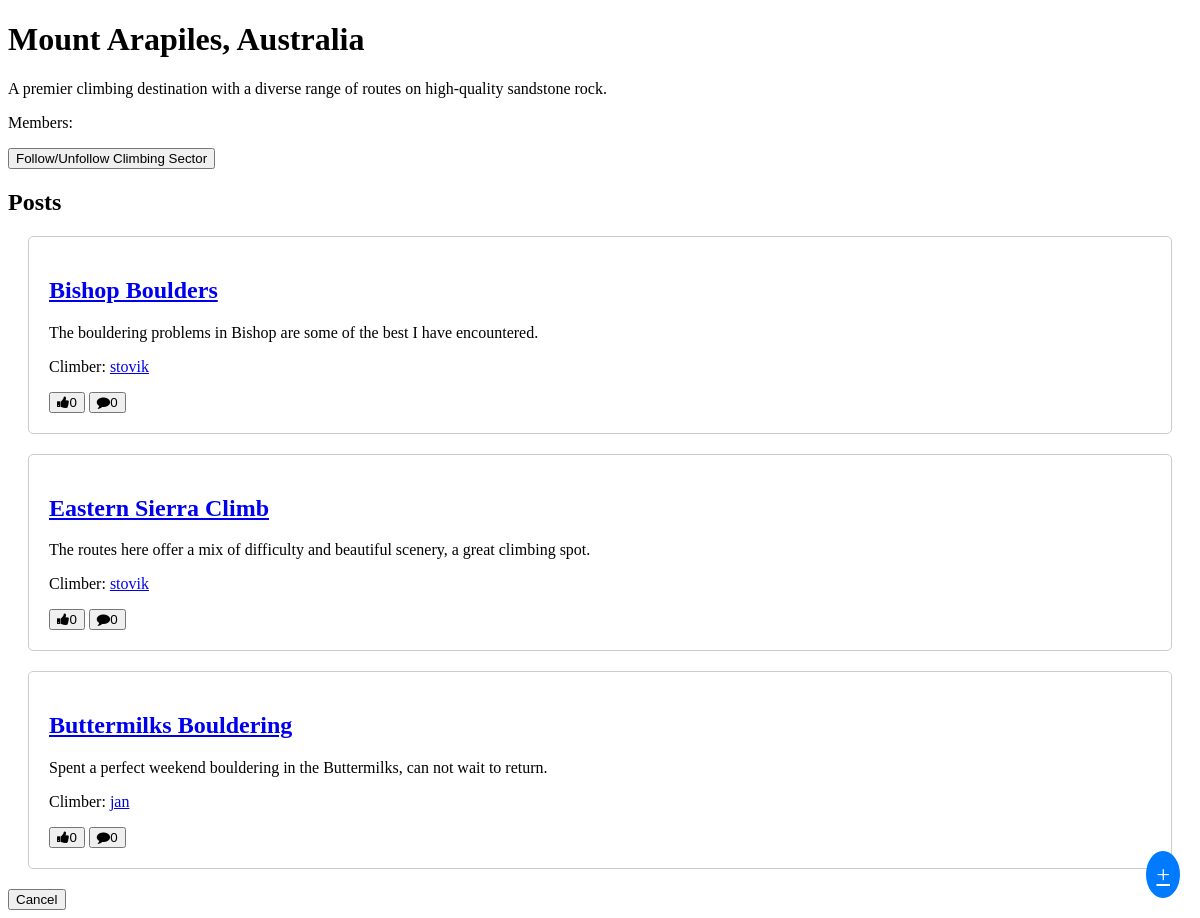
The page /thread/7 on the database its author committed.
### tables this page shows
CREATE TABLE threats (
    id INTEGER PRIMARY KEY,
    name TEXT,
    description TEXT
);

CREATE TABLE posts (
    id INTEGER PRIMARY KEY,
    title TEXT,
    body TEXT,
    created_at TIMESTAMP DEFAULT CURRENT_TIMESTAMP,
    likes INT DEFAULT 0,
    user_id INT,
    threat_id INT,
    comments INT DEFAULT 0,
    image_path TEXT,
    FOREIGN KEY (user_id) REFERENCES users(id),
    FOREIGN KEY (threat_id) REFERENCES threats(id)

);

CREATE TABLE users (
    id INTEGER PRIMARY KEY,
    username TEXT,
    email TEXT,
    password TEXT
);

### app.py (the view)
@app.route('/thread/<thread_id>')
def thread(thread_id):
    db = DatabaseWorker('database.db')
    thread = db.search(f"SELECT * FROM threats WHERE id={thread_id}")
    posts = db.search(f"SELECT posts.*, users.username FROM posts JOIN users ON posts.user_id = users.id WHERE posts.threat_id={thread_id}", multiple=True)
    members = db.search(f"SELECT users.username FROM memberships JOIN users ON memberships.user_id = users.id WHERE threat_id={thread_id}", multiple=True)
    members = ", ".join([m[0] for m in members])
    posts.reverse()
    return render_template('thread.html', thread=thread, posts=posts, members=members)

### database_worker.py (called while the page is built)
    def search(self, query, multiple=False):
        result = self.cursor.execute(query)
        if multiple:
            return result.fetchall() # returns multiple valuses in a list
        else:
            return result.fetchone() # returns a singele value

### templates/thread.html (shortened to what this page needs)
<!DOCTYPE html>
<html>
<head>
    <link rel="stylesheet" href="https://cdn.jsdelivr.net/npm/cirrus-ui/dist/cirrus.min.css">
    <link rel="stylesheet" href="/static/style.css">
    <link rel="stylesheet" href="https://cdnjs.cloudflare.com/ajax/libs/font-awesome/4.7.0/css/font-awesome.min.css">
</head>
<body>
    <h1>{{ thread[1] }}</h1>
    <div>{{ thread[2] }}</div>
    <p>Members: {{ members }}</p>
    <button type="button" class="btn-light" onclick="window.location.href='/follow/thread/{{ thread[0] }}'">Follow/Unfollow Climbing Sector</button>
    <h2>Posts</h2>
    {% for post in posts %}
    <div class="post">
        <h2><a href="/post/{{ post[0] }}">{{ post[1] }}</a></h2>
        <p>{{ post[2] }}</p>
        <p>Climber: <a href="/profile/{{ post[5] }}">{{ post[9] }}</a></p>
        <button type="button" class="btn-transparent" onclick="window.location.href='/like/{{ post[0] }}'"><i class="fa fa-thumbs-up"></i>{{ post[4] }}</button>
        <button type="button" class="btn-transparent"><i class="fa fa-comment"></i>{{ post[7] }}</button>
    </div>
    {% endfor %}
    <button type="button" class="cancelbtn" onclick="window.location.href='/home'">Cancel</button>
    <a href="/create" class="create-button">+</a>
</body>
</html>

### static/style.css (style rules this page uses)
.create-button { position: fixed; bottom: 20px; right: 20px; font-size: 24px; padding: 10px; border-radius: 50%; background-color: #007bff; color: white; text-align: center; }
.post { margin: 20px; padding: 20px; border: 1px solid #ccc; border-radius: 5px; }

### rows shown on the page
threats: name "Mount Arapiles, Australia", description "A premier climbing destination with a diverse range of routes on high-quality sandstone rock."
posts: title "Bishop Boulders", body "The bouldering problems in Bishop are some of the best I have encountered.", username "stovik", likes "0", comments "0"
posts: title "Eastern Sierra Climb", body "The routes here offer a mix of difficulty and beautiful scenery, a great climbing spot.", username "stovik", likes "0", comments "0"
posts: title "Buttermilks Bouldering", body "Spent a perfect weekend bouldering in the Buttermilks, can not wait to return.", username "jan", likes "0", comments "0"
